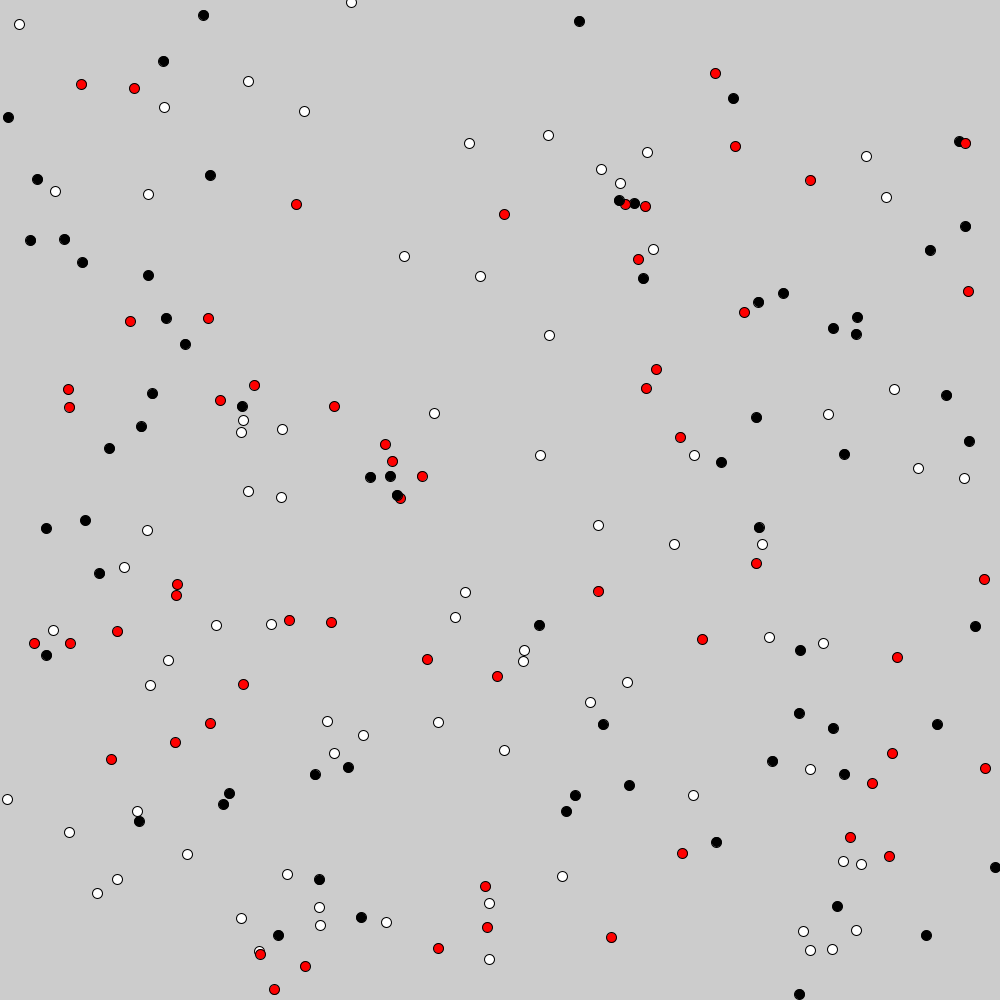
Frame 1 (no input)
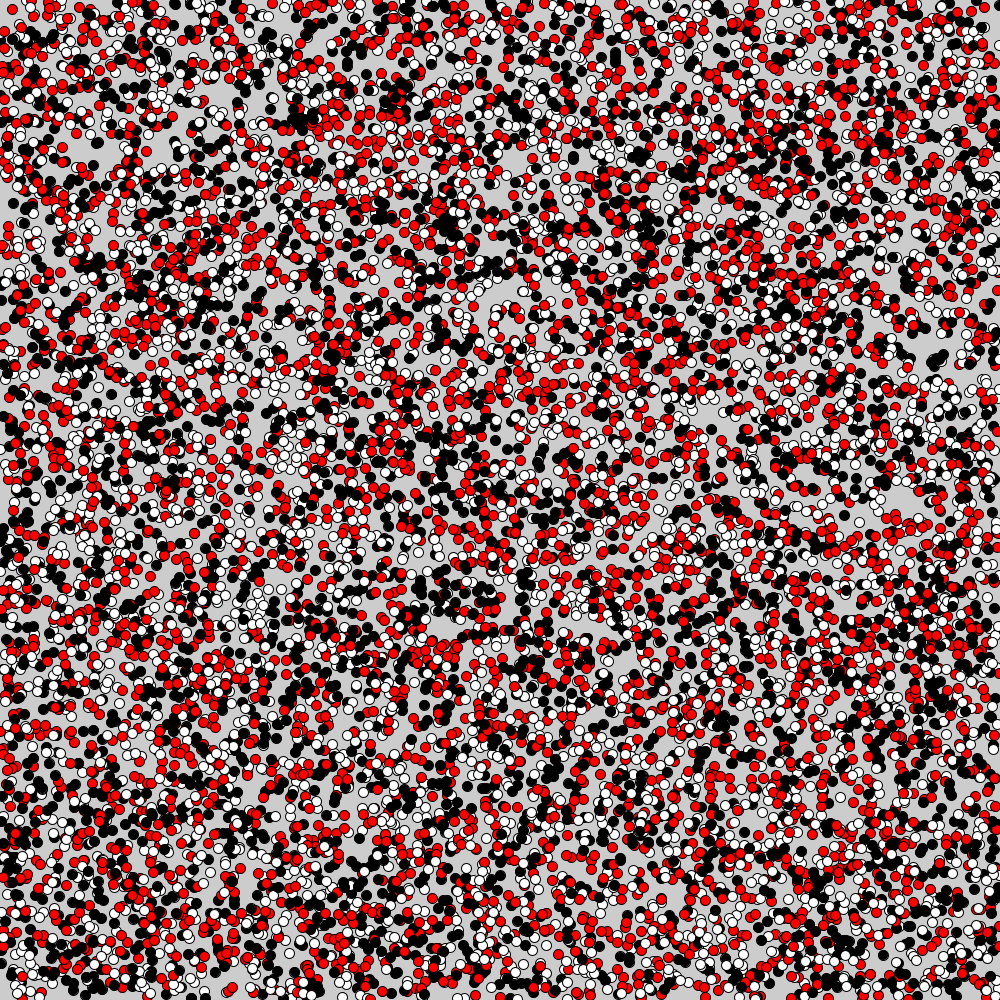
Frame 60 (the mouse pressed at the canvas centre just before this capture)
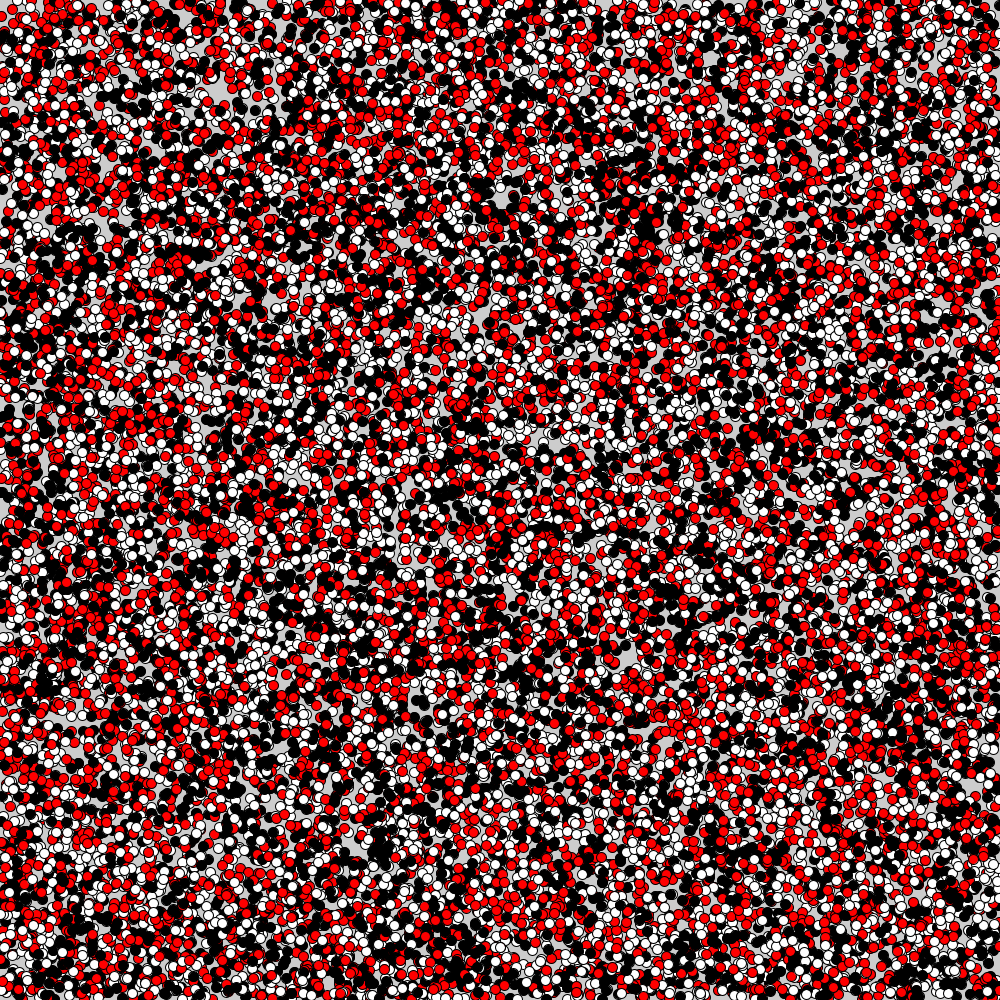
Frame 120 (the mouse held since frame 60 and released just before this capture)

The Processing sketch that drew these frames (run headless with seeded random() and noise(); from frame 60 on, the mouse is pressed at the canvas centre):

// Processing sketch: exercice_1
// ── exercice_1.pde
// dessiner 200 cercles
// avec position aleatoire
// une chance sur trois d'etre noir, deux sur trois d'etre blanc

// une couleur au hasard
// une taille au hasard

void setup() {
  size(1000, 1000);
}

void draw() {

  if (keyPressed) {
    background(200, 140, 130);
  }

  for (int v = 0; v < 200; v = v + 1) {
    float r = random(0, 3);
    println(r);
    if ( r < 1) {
      fill(0, 0, 0); //noir
    } else if ( r < 2) {
      fill(255, 255, 255); //blanc
    } else {
      fill(255, 0, 0);
    }

    float pos_x = random(0, 1000);
    float pos_y = random(0, 1000);
    ellipse(pos_x, pos_y, 10, 10);
  }
}
